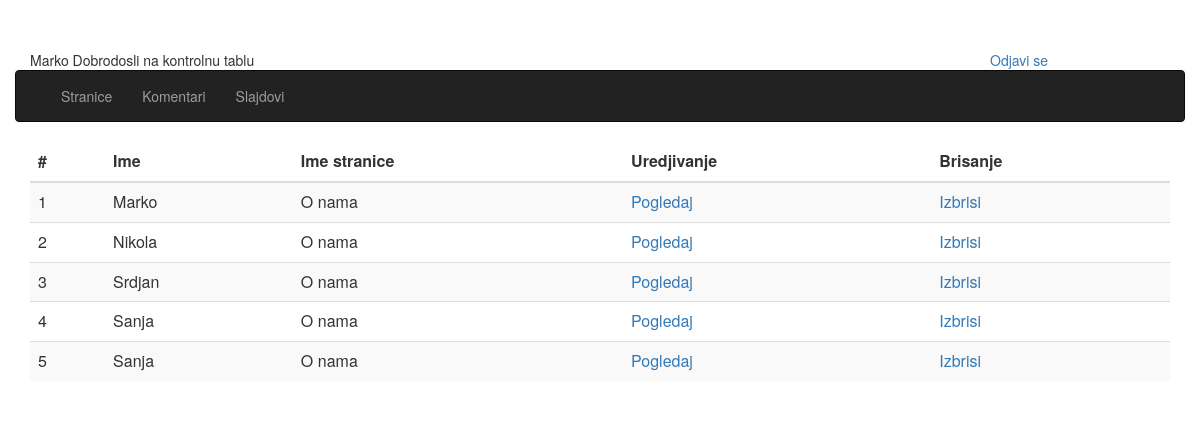
Screenshot of /administration/comments.php (signed in) with the database file from the repository.
### tables this page shows
CREATE TABLE `comments` (
  `id` int(11) NOT NULL,
  `person_name` varchar(50) NOT NULL,
  `content` varchar(250) NOT NULL,
  `id_page` int(11) NOT NULL
);

CREATE TABLE `pages` (
  `id` int(11) NOT NULL,
  `title` varchar(250) NOT NULL,
  `content` text NOT NULL
);

### config/config.php (called while the page is built)
<?php
$config['db_host'] = 'localhost';
$config['db_name'] = 'mini-cms-oop';
$config['db_username'] = 'root';
$config['db_password'] = '';

### data-cls/comment.php (called while the page is built, shortened)
<?php
include_once '/../config/config.php';
class comment {
    private $db;
    public function __construct()
    {
        global $config;
        $this->db = new PDO('mysql:host='. $config['db_host'] .';dbname='. $config['db_name'] .';charset=utf8mb4', ''. $config['db_username'] .'', '' . $config['db_password'] . '');
    }
    public function GetAll()
    {
         try
        {
            $arrayComments = array();
            $this->db->setAttribute(PDO::ATTR_ERRMODE, PDO::ERRMODE_EXCEPTION);
            $stmt = $this->db->query('SELECT * FROM comments');
            $rows = $stmt->fetchAll(PDO::FETCH_ASSOC);
            foreach ($rows as $row)
            {
                $comment = new comment();
                $comment->id = $row['id'];
                $comment->person_name = $row['person_name'];
                $comment->content = $row['content'];
                $comment->id_page = $row['id_page'];
                $comment->page = new Page();
                $comment->page->GetByID($row['id_page']);
                array_push($arrayComments, $comment);
            }
            return $arrayComments;
        } catch (PDOException $ex)
        {
        }
    }
}

### data-cls/Page.php (called while the page is built, shortened)
<?php
include_once '/../config/config.php';
class Page {
    private $db;
    public function __construct()
    {
        global $config;
        $this->db = new PDO('mysql:host='. $config['db_host'] .';dbname='. $config['db_name'] .';charset=utf8mb4', ''. $config['db_username'] .'', '' . $config['db_password'] . '');
    }
    public function GetByID($id)
    {
           try
        {
            $stmt = $this->db->prepare('SELECT * FROM pages WHERE id =:id');
            $stmt->bindParam(':id', $id, PDO::PARAM_INT);
            $stmt->setFetchMode(PDO::FETCH_CLASS, 'Page');
            $stmt->execute();
           $obj = $stmt->fetch();
            $this->title = $obj->title;
        } catch (PDOException $ex)
        {
        }
    }
}

### administration/comments.php (the view, shortened to what this page needs)
<?php
include_once '../data-cls/comment.php';
?>
<html>
    <head>
        <link type="text/css" rel="stylesheet" href="../css/mine.css">
        <link type="text/css" rel="stylesheet" href="../css/bootstrap.css">
    </head>
    <body>
        <div class="container">
            <div class="row" >
                <div class="col-md-10 top50">
                    <?php echo $_SESSION['users_name']; ?> <span>Dobrodosli na kontrolnu tablu</span>
                </div>
                <div class="top50">
                    <a href="logout.php"> Odjavi se </a>
                </div>
                <?php include_once 'parts/menu.php'; ?>
                <div class="row">
                    <div class="container">
                   <?php
                   $comment = new comment();
                   ?>
                        <table class="table table-striped">
                            <thead>
                                <tr>
                                <th>#</th>
                                <th>Ime</th>
                                <th>Ime stranice</th>
                                <th>Uredjivanje</th>
                                <th>Brisanje</th>
                                </tr>
                            </thead>
                            <tbody>
                                <?php $counter = 1; ?>
                                <?php foreach ($comment->GetAll() as $singleComment) : ?>
                                <tr>
                                <td><?php echo  $counter; ?></td>
                                <td><?php echo $singleComment->person_name  ?></td>
                                <td><?php echo $singleComment->page->title  ?></td>
                                <td> <a href="comment.php?id=<?php echo $singleComment->id; ?>&action=view">Pogledaj</a> </td>
                                <td> <a href="comment.php?id=<?php echo $singleComment->id; ?>&action=delete">Izbrisi</a> </td>
                                </tr>
                                <?php $counter++;  ?>
                                <?php endforeach; ?>
                            </tbody>
                        </table>
                    </div>
                </div>
            </div>
        </div>
    </body>
</html>

### css/mine.css (style rules this page uses)
.top50 { margin-top: 50px; }

### rows the page displays
comments: person_name "Marko", id_page.title "O nama"
comments: person_name "Nikola", id_page.title "O nama"
comments: person_name "Srdjan", id_page.title "O nama"
comments: person_name "Sanja", id_page.title "O nama"
comments: person_name "Sanja", id_page.title "O nama"

### other values shown
$_SESSION['users_name'] "Marko"
